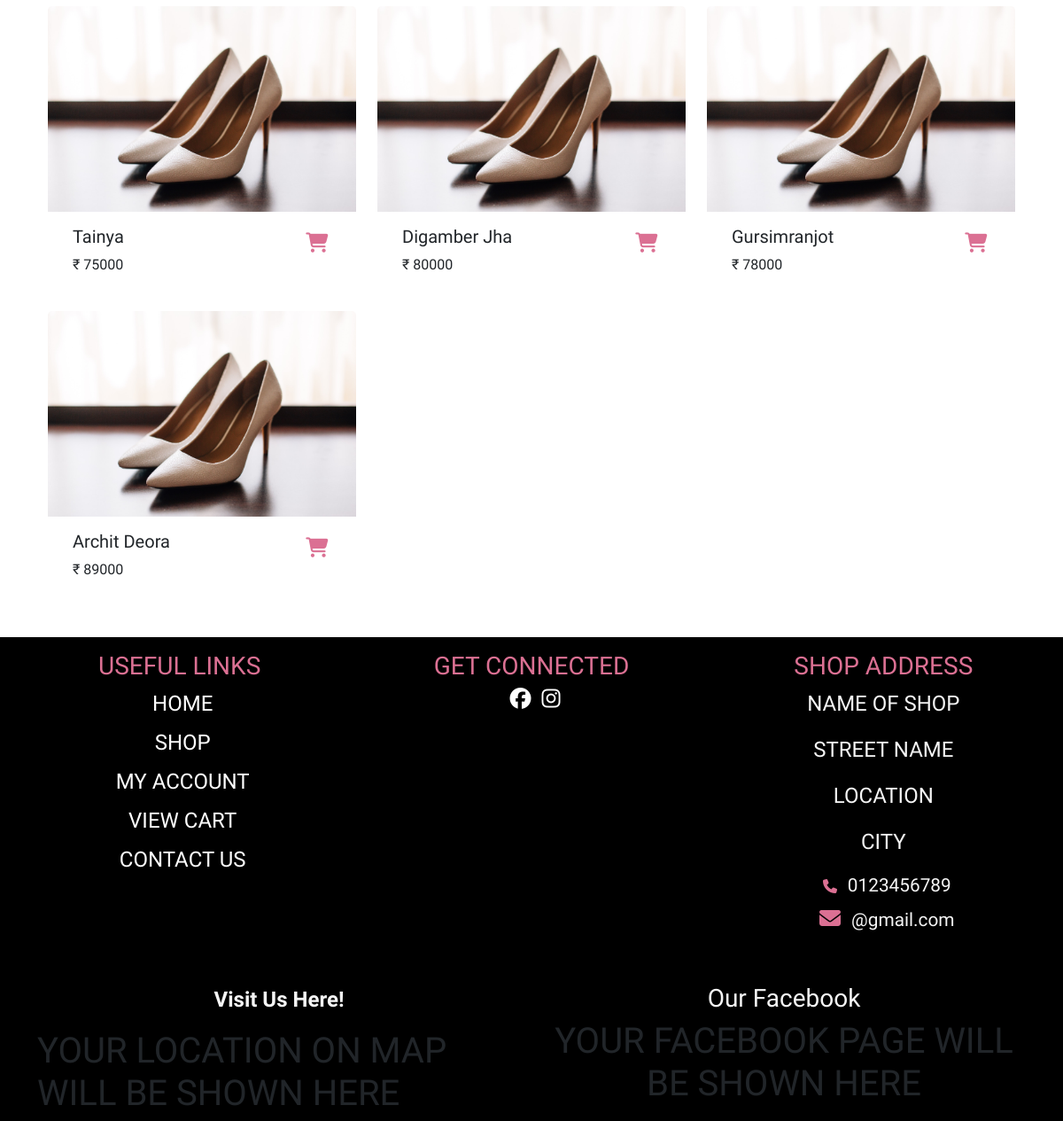
/flats/ (middle part), run on an earlier commit of the app's database.
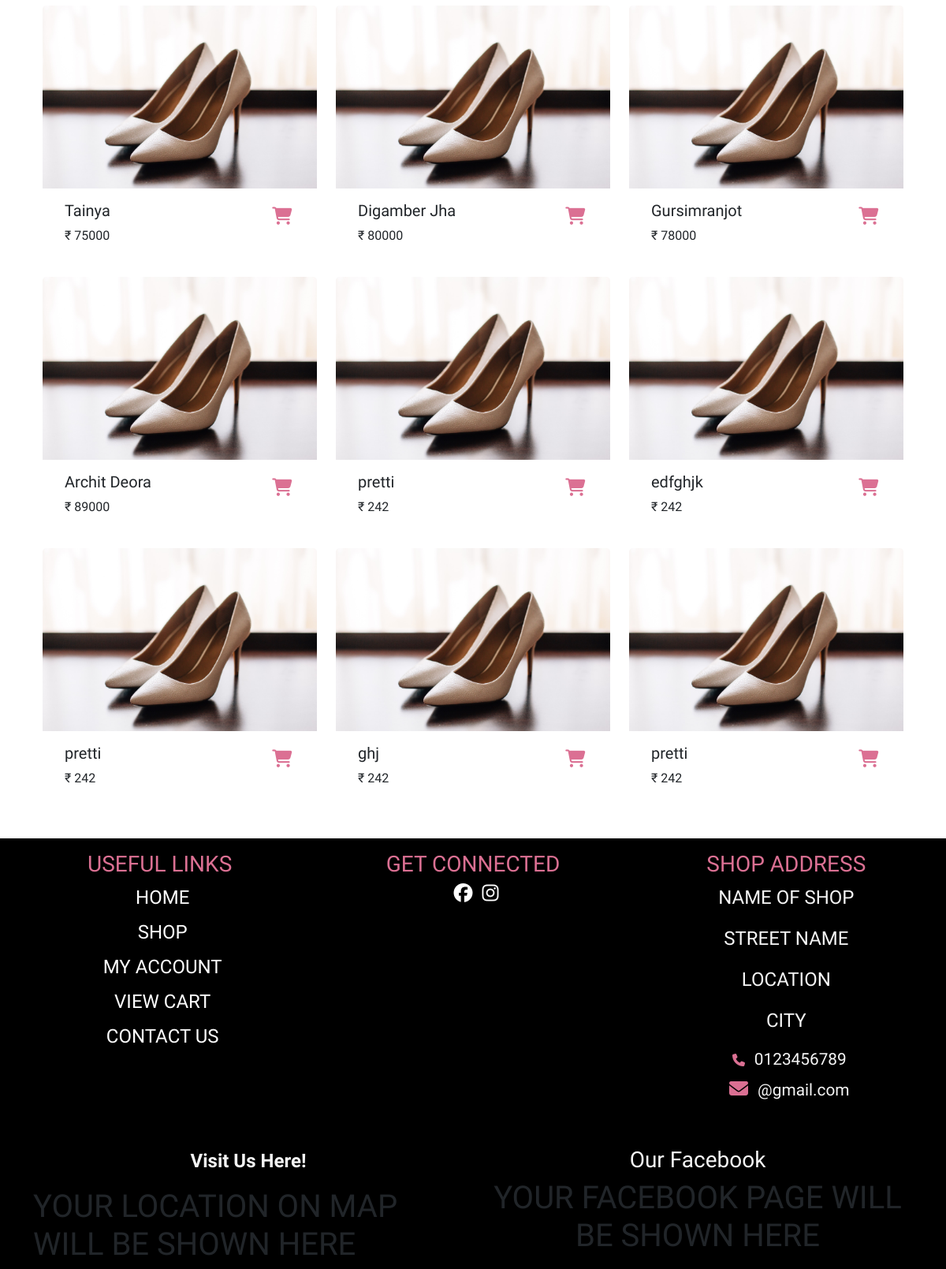
And on a later commit of the database.
### website/models.py (models this page shows)
class ProductModel(models.Model):
    name = models.CharField(max_length=50)
    price = models.IntegerField()
    img = models.ImageField()
    img2 = models.ImageField()
    img3 = models.ImageField()
    img4 = models.ImageField()
    img5 = models.ImageField()
    img6 = models.ImageField()
    cat = models.ForeignKey("CategoryModel", on_delete=models.CASCADE)
    def __str__(self):
        return self.name

### website/views.py (the view)
# urls.py: path('flats/', views.Flats, name = 'flats'),
def Flats(request):
    data = ProductModel.objects.filter(cat=8)
    print(data)
    context = {'data': data}
    return render(request, 'website/flats.html', context)

### website/templates/website/flats.html (shortened to what this page needs)
{% extends "website/index.html" %}
{% block popup %}
{% load static %}
<link href="{% static 'css/index.css' %}" rel="stylesheet" />
<link href="{% static 'css/shoes.css' %}" rel="stylesheet" />
{% endblock popup %}
{% block content %}
<div class="main mx-auto">
  <div class="container">
    <div class="container mt-5">
      <div class="row row-cols-1 row-cols-md-3 g-4">
        {% for i in data %}
        <div class="col">
          <div class="card" style="border: none">
            <img src="{% static 'images/img1.jpg' %}" class="card-img-top"
              onmouseover="this.src='../../../static/images/img2.jpg'"
              onmouseout="this.src='../../../static/images/img1.jpg'" />
            <div class="card-body">
              <div class="container-fluid">
                <div class="row">
                  <div class="col-sm-10">
                    <h5 class="card-title">{{i.name}}</h5>
                    <p class="card-text">&#8377 {{i.price}}</p>
                  </div>
                  {% if request.user.username == "" %}
                  <div class="col-sm-2">
                    <a href="{% url 'signin' %}">
                      <i class="fa-solid fa-cart-shopping mt-2" title="add to cart" data-link-id="{{i.id}}"
                        data-name="{{i.name}}" data-value="{{i.price}}" data-quantity="{{i.quantity}}"
                        style="color: palevioletred; font-size: 1.4em"></i></a>
                  </div>
                </div>
              {% endif %}
            </div>
          </div>
        </div>
      </div>
      {% endfor%}
    </div>
  </div>
</div>
  <div class="flex-wrapper bg-black mx-auto mt-5">
    <div class="container-fluid" style="padding-top: 1em">
      <div class="row g-3">
        <div class="col-sm-4 mb-2 text-center">
          <h3 style="color: palevioletred">USEFUL LINKS</h3>
          <ul style="list-style: none; color: white; font-size: 1.5em;">
            <a href="#" style="text-decoration: none">
              <li style="list-style: none; color: white; margin-left: -25px" class="list mb-2">
                HOME
              </li>
            </a>
            <a href="#" style="text-decoration: none">
              <li style="list-style: none; color: white; margin-left: -25px; " class="mb-2">
                SHOP
              </li>
            </a>
            <a href="#" style="text-decoration: none">
              <li style="list-style: none; color: white; margin-left: -25px; " class="mb-2">
                MY ACCOUNT
              </li>
            </a>
            <a href="#" style="text-decoration: none">
              <li style="list-style: none; color: white; margin-left: -25px;" class="mb-2">
                VIEW CART
              </li>
            </a>
            <a href="#" style="text-decoration: none">
              <li style="list-style: none; color: white; margin-left: -25px; " class="mb-2">
                CONTACT US
              </li>
            </a>
          </ul>
        </div>
        <div class="col-sm-4 mb-4 text-center">
          <h3 style="color: palevioletred">GET CONNECTED </h3>
          <a href="#"><i class="fa-brands fa-facebook mx-2"></i></a>
          <a href="#"><i class="fa-brands fa-instagram"></i></a>
        </div>
        <div class="col-sm-4 mb-2 text-center"">
          <h3 style=" color: palevioletred">SHOP ADDRESS</h3>
          <p style="color: whitesmoke; font-size: 1.5em">NAME OF SHOP</p>
          <p style="color: whitesmoke; font-size: 1.5em">STREET NAME</p>
          <p style="color: whitesmoke; font-size: 1.5em">LOCATION</p>
          <p style="color: whitesmoke; font-size: 1.5em">CITY</p>
          <i class="fa-solid fa-phone mx-2" style="color: palevioletred"></i>
          <span style="color: whitesmoke; font-size: 1.3em">0123456789</span><br>
          <i class="fa-solid fa-envelope mx-2 mt-2" style="color: palevioletred"></i>
          <span style="color: whitesmoke; font-size: 1.3em">@gmail.com</span>
        </div>
      </div>
    </div>
    <div class="container mt-5">
      <div class="row">
        <div class="col-sm-6">
          <p style="
              font-size: 1.5em;
              font-weight: 600;
              color: whitesmoke;
              text-align: center;
            ">
            Visit Us Here!
          </p>
          <div class="map-responsive">
            <h1>YOUR LOCATION ON MAP WILL BE SHOWN HERE</h1>
          </div>
        </div>
        <div class="col-sm-6">
          <h3 style="text-align: center; color: whitesmoke">Our Facebook</h3>
          <div class="container mx-auto text-center">
            <h1>YOUR FACEBOOK PAGE WILL BE SHOWN HERE</h1>
          </div>
        </div>
      </div>
    </div>
  </div>
  </body>
  </html>
  {% endblock %}

### website/templates/website/index.html (shortened to what this page needs)
<!DOCTYPE html>
<html lang="en">
<head>
    {% load static %}
    <link href="{% static 'css/index.css' %}" rel="stylesheet" />
    <link href="https://cdn.jsdelivr.net/npm/bootstrap@5.3.0-alpha1/dist/css/bootstrap.min.css" rel="stylesheet"
 />
    <link rel="stylesheet" href="https://cdn.jsdelivr.net/npm/swiper@8/swiper-bundle.min.css" />
    <link href="https://unpkg.com/aos@2.3.1/dist/aos.css" rel="stylesheet" />
</head>
<body style="background-color: rgb(255, 255, 255);">
    {% block popup %}{% endblock popup %}
    {% block content %}{% endblock content %}
</body>
</html>

### static/css/index.css (style rules this page uses)
* { padding: 0; margin: 0; box-sizing: border-box; font-family: 'Tilt Neon', cursive; scroll-behavior: smooth; }
body { overflow-x: hidden; }
a { text-decoration: none; color: white; }
.card { cursor: pointer; font-family: 'Tilt Neon', cursive; border: none; }
.flex-wrapper { display: flex; min-height: 50vh; flex-direction: column; justify-content: space-between }
.fa-brands { color: white; font-size: 1.5em; cursor: pointer; }
.fa-instagram { color: white; font-size: 1.5em; }
.fa-facebook { color: white; font-size: 1.5; }
.fa-envelope { color: white; font-size: 1.5em; cursor: pointer; }
.map-responsive { overflow: hidden; padding-bottom: 30%; position: relative; height: 500px; }

### static/css/shoes.css (style rules this page uses)
* { padding: 0; margin: 0; box-sizing: border-box; font-family: 'Tilt Neon', cursive; scroll-behavior: smooth; }
body { overflow-x: hidden; }

What changed in the data, as far as the page shows it:
added ProductModel: name "pretti", price "242"
added ProductModel: name "edfghjk", price "242"
added ProductModel: name "pretti", price "242"
added ProductModel: name "ghj", price "242"
added ProductModel: name "pretti", price "242"
